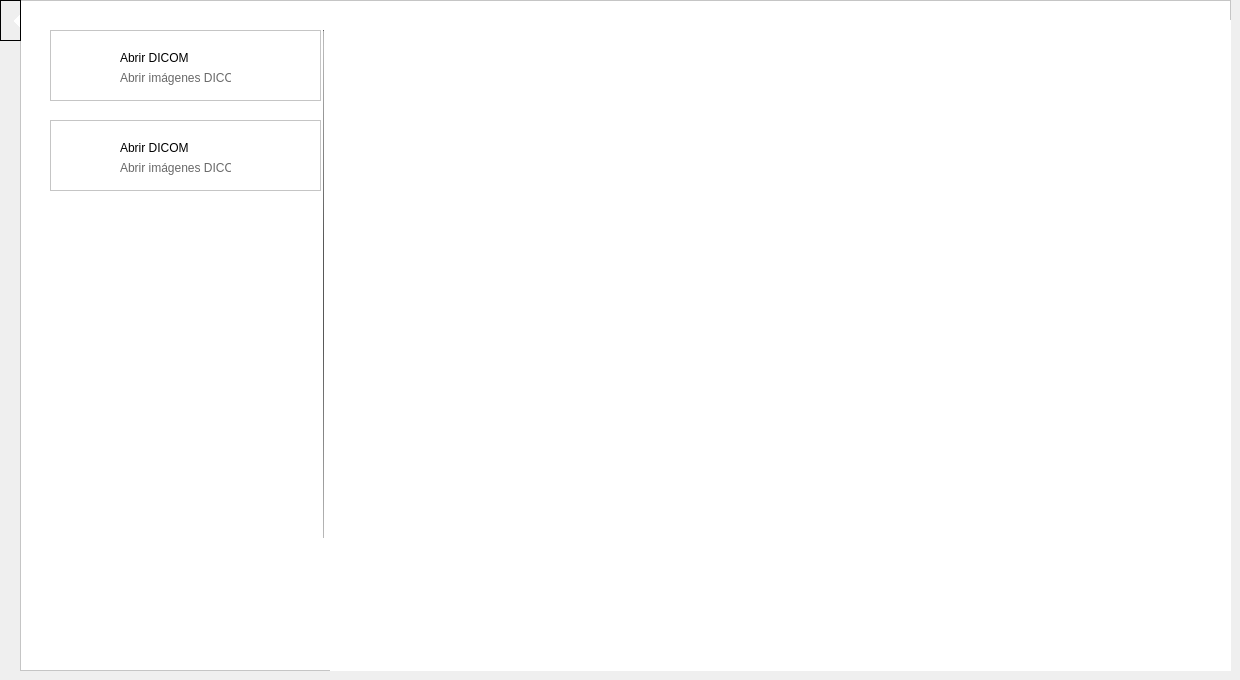
        <widget class="QWidget" name="page">
         <widget class="QFrame" name="frame_11">
          <property name="geometry">
           <rect>
            <x>20</x>
            <y>0</y>
            <width>1211</width>
            <height>671</height>
           </rect>
          </property>
          <property name="styleSheet">
           <string notr="true">background-color: rgb(255, 255, 255);</string>
          </property>
          <property name="frameShape">
           <enum>QFrame::StyledPanel</enum>
          </property>
          <property name="frameShadow">
           <enum>QFrame::Raised</enum>
          </property>
          <widget class="QFrame" name="frame_15">
           <property name="geometry">
            <rect>
             <x>30</x>
             <y>30</y>
             <width>271</width>
             <height>71</height>
            </rect>
           </property>
           <property name="styleSheet">
            <string notr="true">QWidget:hover{
	background-color: rgb(190, 230, 253);
}</string>
           </property>
           <property name="frameShape">
            <enum>QFrame::StyledPanel</enum>
           </property>
           <property name="frameShadow">
            <enum>QFrame::Raised</enum>
           </property>
           <widget class="QLabel" name="label_7">
            <property name="geometry">
             <rect>
              <x>10</x>
              <y>10</y>
              <width>51</width>
              <height>51</height>
             </rect>
            </property>
            <property name="styleSheet">
             <string notr="true"/>
            </property>
            <property name="text">
             <string/>
            </property>
            <property name="pixmap">
             <pixmap resource="resources.qrc">:/bandeja_de_casos/assets/bandeja_de_casos/openFile.png</pixmap>
            </property>
            <property name="scaledContents">
             <bool>true</bool>
            </property>
           </widget>
           <widget class="QLabel" name="label_8">
            <property name="geometry">
             <rect>
              <x>70</x>
              <y>20</y>
              <width>71</width>
              <height>16</height>
             </rect>
            </property>
            <property name="text">
             <string>Abrir DICOM</string>
            </property>
           </widget>
           <widget class="QLabel" name="label_9">
            <property name="geometry">
             <rect>
              <x>70</x>
              <y>40</y>
              <width>111</width>
              <height>16</height>
             </rect>
            </property>
            <property name="styleSheet">
             <string notr="true">color: rgb(105, 105, 105);</string>
            </property>
            <property name="text">
             <string>Abrir imágenes DICOM</string>
            </property>
           </widget>
          </widget>
          <widget class="QFrame" name="frame_16">
           <property name="geometry">
            <rect>
             <x>30</x>
             <y>120</y>
             <width>271</width>
             <height>71</height>
            </rect>
           </property>
           <property name="styleSheet">
            <string notr="true">QWidget:hover{
	background-color: rgb(190, 230, 253);
}</string>
           </property>
           <property name="frameShape">
            <enum>QFrame::StyledPanel</enum>
           </property>
           <property name="frameShadow">
            <enum>QFrame::Raised</enum>
           </property>
           <widget class="QLabel" name="label_13">
            <property name="geometry">
             <rect>
              <x>10</x>
              <y>10</y>
              <width>51</width>
              <height>51</height>
             </rect>
            </property>
            <property name="styleSheet">
             <string notr="true"/>
            </property>
            <property name="text">
             <string/>
            </property>
            <property name="pixmap">
             <pixmap resource="resources.qrc">:/bandeja_de_casos/assets/bandeja_de_casos/openFile.png</pixmap>
            </property>
            <property name="scaledContents">
             <bool>true</bool>
            </property>
           </widget>
           <widget class="QLabel" name="label_14">
            <property name="geometry">
             <rect>
              <x>70</x>
              <y>20</y>
              <width>71</width>
              <height>16</height>
             </rect>
            </property>
            <property name="text">
             <string>Abrir DICOM</string>
            </property>
           </widget>
           <widget class="QLabel" name="label_15">
            <property name="geometry">
             <rect>
              <x>70</x>
              <y>40</y>
              <width>111</width>
              <height>16</height>
             </rect>
            </property>
            <property name="styleSheet">
             <string notr="true">color: rgb(105, 105, 105);</string>
            </property>
            <property name="text">
             <string>Abrir imágenes DICOM</string>
            </property>
           </widget>
          </widget>
          <widget class="Line" name="line_3">
           <property name="geometry">
            <rect>
             <x>303</x>
             <y>30</y>
             <width>1</width>
             <height>508</height>
            </rect>
           </property>
           <property name="styleSheet">
            <string notr="true">border:1px solid qlineargradient(spread:reflect, x1:0.522, y1:0.516773, x2:0.523, y2:1, stop:0 rgba(88, 88, 88, 255), stop:0.204545 rgba(88, 88, 88, 255), stop:1 rgba(185, 185, 185, 255))</string>
           </property>
           <property name="orientation">
            <enum>Qt::Vertical</enum>
           </property>
          </widget>
          <widget class="QLabel" name="label_10">
           <property name="geometry">
            <rect>
             <x>310</x>
             <y>20</y>
             <width>901</width>
             <height>651</height>
            </rect>
           </property>
           <property name="text">
            <string/>
           </property>
           <property name="pixmap">
            <pixmap resource="resources.qrc">:/visor_tab_archivo/assets/visor_tab_archivo/backgroundES.png</pixmap>
           </property>
           <property name="scaledContents">
            <bool>true</bool>
           </property>
           <property name="alignment">
            <set>Qt::AlignRight|Qt::AlignTop|Qt::AlignTrailing</set>
           </property>
          </widget>
         </widget>
         <widget class="QFrame" name="frame_12">
          <property name="geometry">
           <rect>
            <x>0</x>
            <y>0</y>
            <width>21</width>
            <height>41</height>
           </rect>
          </property>
          <property name="styleSheet">
           <string notr="true">background-color: qconicalgradient(cx:0.663, cy:0.511, angle:90.9, stop:0.351648 rgba(255, 255, 255, 0), stop:0.664773 rgba(255, 255, 255, 0), stop:0.670455 rgba(255, 255, 255, 255), stop:0.823864 rgba(255, 255, 255, 255), stop:0.829545 rgba(255, 255, 255, 0));</string>
          </property>
          <property name="frameShape">
           <enum>QFrame::StyledPanel</enum>
          </property>
          <property name="frameShadow">
           <enum>QFrame::Raised</enum>
          </property>
         </widget>
        </widget>
